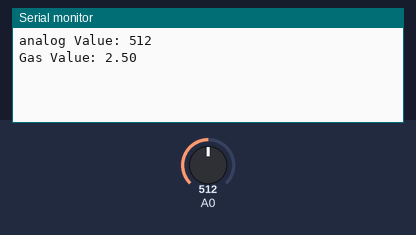
Bench run of a sketch on a simulated Arduino Uno, built with avr-gcc and run on an emulated ATmega328P. On the bench: the last lines printed to the serial monitor. Inputs (shaded band) come from the test bench; at power-on: A0 = 512.

Above: at 3.2 s.
3.3 s: A0 set to 716
At 4.8 s:
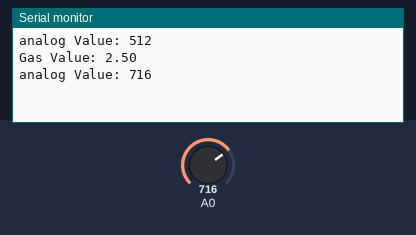
6.0 s: A0 set to 900
At 6.8 s:
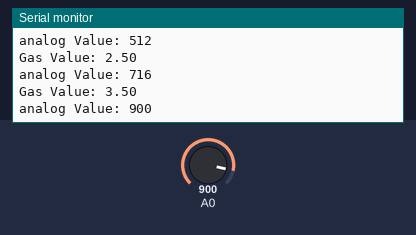
Timing chart, 0 to 9.0 s (numbered marks = the images above; inputs shaded):
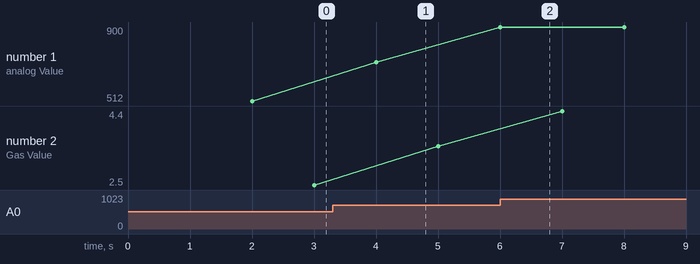

The sketch:

Gas-Reading.ino
```cpp
int analogVal;
float x;

void setup() {
  Serial.begin(9600);
  delay(2000);

}

void loop() {
  analogVal=analogRead(A0);
   Serial.print("analog Value: ");
  Serial.println(analogVal);
  delay(1000);
  Serial.print("Gas Value: ");
   x= (analogVal*5.0)/1023;
  Serial.println(x);
  delay(1000);
}
```

Measured:
- after the input at 3.3 s, the serial monitor: prints a new line after 0.70 s (image 1)
- after the input at 6.0 s, the serial monitor: prints a new line at once (image 2)
- plotted number 1: 512 → 716 after the input at 3.3 s, 716 → 900 after the input at 6.0 s
- plotted number 2: 2.5 → 3.5 after the input at 3.3 s, 3.5 → 4.4 after the input at 6.0 s
